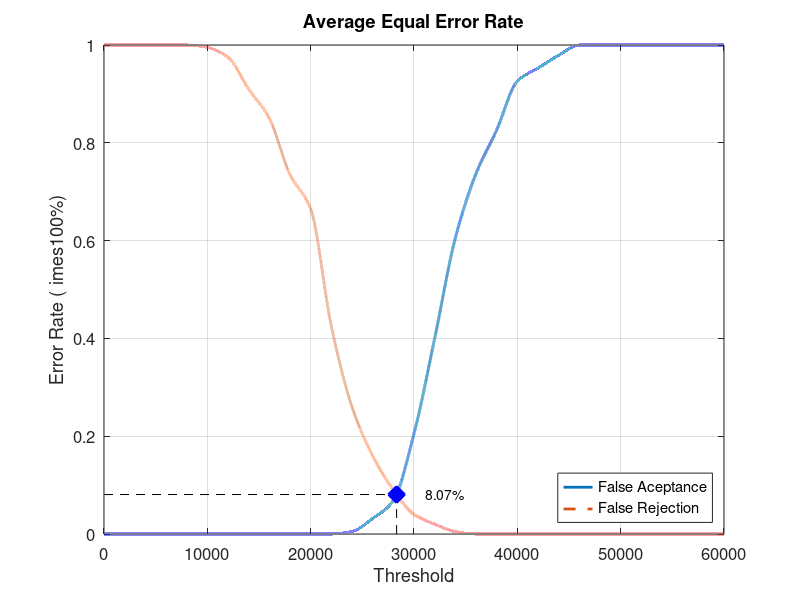
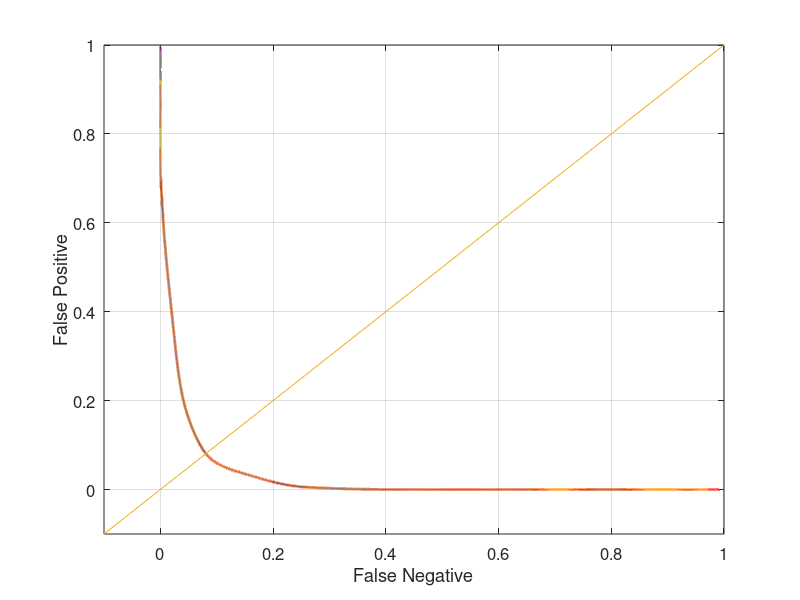

Recreate these plots in MATLAB, in order.
close all;
clear;
clc;
x = 0:2000:60000;
xq = 0:0.5:60000;

y0 = [0 0 0 0 0 0 0 0 0 0 0 0 0.00526316 0.0315789 0.0684211 0.205263 0.4 0.605263 0.736842 0.826316 0.926316 0.952632 0.978947 1 1 1 1 1 1 1 1]
yy0 = interp1(x, y0, xq, 'pchip');
y1 = [1 1 1 1 1 0.995 0.975 0.91 0.85 0.735 0.665 0.425 0.26 0.16 0.09 0.04 0.02 0.005 0 0 0 0 0 0 0 0 0 0 0 0 0]
yy1 = interp1(x, y1, xq, 'pchip');

% Calculating EER: 
y2 = abs(y0 - y1);
find(y2 == min(y2))
yy2 = abs(yy0 - yy1);
xEER = find(yy2 == min(yy2));
xEERIndex = xq(xEER) % X-axis EER
yEER = yy0(xEER) % Y-axis EER

main = figure
plot(xq, yy0,'-','LineWidth', 2);	hold on
plot(xq, yy1,'--','LineWidth', 2);	hold on
plot([xEERIndex xEERIndex], [0 yEER], 'k--');	hold on
plot([0 xEERIndex], [yEER yEER], 'k--');	hold on
plot(xEERIndex, yEER, 'bx', 'LineWidth', 10);	hold on
text(xEERIndex + 10 * xEERIndex / 100, yEER, [num2str(round((10000 * yEER)) / 100) '%'])
legend('False Aceptance', 'False Rejection', 'Location', 'SouthEast')
xlabel('Threshold')
ylabel('Error Rate (	imes100%)')
title('Average Equal Error Rate')
set(gca, 'FontSize', 12)
axis([0 60000 0 1])
grid on

print(main, 'Database5_1Main', '-dpng');
FNRxFPR = figure('Color', [1 1 1]);
plot(yy1, yy0, '-', yy1, yy0, 'LineWidth', 2);
hold on
y = -0.1:0.1:1
plot(y, y); 
set(gca, 'FontSize', 12)
xlabel('False Negative')
ylabel('False Positive')
axis([-0.1 1 -0.1 1])
set(gca, 'FontSize', 12)
grid on

print(FNRxFPR, 'Database5_1FNRxFPR','-dpng');
